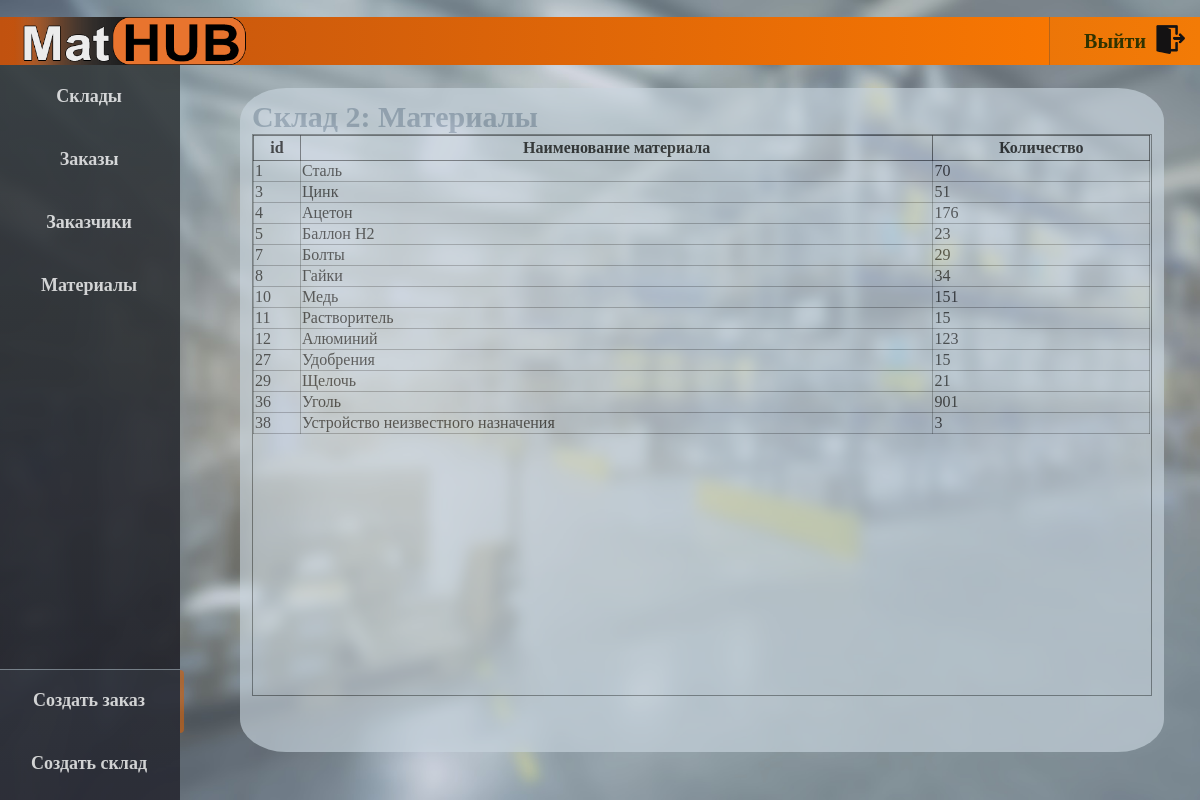
The page /storage/2 (signed in) on the database its author committed.
### mymain/models.py (models this page shows, shortened)
class Material (models.Model):
    material_name = models.CharField (max_length=50, blank=False)

### mymain/views.py (the view)
# urls.py: path('storage/<int:storage_id>', material_in_storage, name="storage"),
def material_in_storage (request, storage_id):
    material = Material_in.objects.select_related('order', 'material').values('material_name__id', 'material_name__material_name').filter(order__storage=storage_id).annotate(total_sum=models.aggregates.Sum('material_count'))
    data = {"materials": material,
            "storage_id": storage_id,
            "field_num": Fields_num()}
    return render(request, "storage_material.html", data)

### templates/storage_material.html
{% extends "index.html" %}
{% block content %}
<div class="container">
    <div>
        <h1 id="title"> Склад {{ storage_id }}: Материалы </h1>
    </div>
    <div id="table">
        <table class="info">
            <tbody>
            <tr><th>id</th><th>Наименование материала</th><th>Количество</th></tr>
        {% for i in materials %}
            <tr class="tr_active"><td>{{ i.material_name__id }}</td><td>{{ i.material_name__material_name }}</td><td>{{ i.total_sum }}</td></tr>
        {% endfor %}
{% endblock %}

### static/assets/css/style.css (style rules this page uses)
h1, h2, h3, h4, h5, h6 { margin: 0px; }
html { margin: 0; background: #73767c; background-image: url(../images/bg.jpg); background-repeat: no-repeat; background-attachment: fixed; -webkit-background-size: cover; -moz-background-size: cover; -o-background-size: cover; background-size: cover; font-family: Calibri; }
body { position: fixed; margin: auto; font-size: 15px; color: #000000; width: 100vw; }
.container { position: absolute; top: 11dvh; left: 20dvw; height: 80dvh; width: 75dvw; padding: 1%; border-radius: 5%; background: #c8d5dd; z-index: -50; opacity: 0.65; }
#title { font-size: 2.5dvw; color: #6D8296C0; }
#table { border: solid; border-width: 1px; border-color: rgba(0, 0, 0, .5); height: 70dvh; overflow-y: scroll; }
.info { border-collapse: collapse; height: auto; width: 99.9%; }
th { border: solid; border-width: 1px; height: 25px; border-color: #000000A0; }
td { border: solid; border-width: 1px; border-color: #00000050; }
.tr_active { color: #202020; transition: .2s; }

### rows shown on the page
Material: material_name__id "1", material_name__material_name "Сталь", total_sum "70"
Material: material_name__id "3", material_name__material_name "Цинк", total_sum "51"
Material: material_name__id "4", material_name__material_name "Ацетон", total_sum "176"
Material: material_name__id "5", material_name__material_name "Баллон H2", total_sum "23"
Material: material_name__id "7", material_name__material_name "Болты", total_sum "29"
Material: material_name__id "8", material_name__material_name "Гайки", total_sum "34"
Material: material_name__id "10", material_name__material_name "Медь", total_sum "151"
Material: material_name__id "11", material_name__material_name "Растворитель", total_sum "15"
Material: material_name__id "12", material_name__material_name "Алюминий", total_sum "123"
Material: material_name__id "27", material_name__material_name "Удобрения", total_sum "15"
Material: material_name__id "29", material_name__material_name "Щелочь", total_sum "21"
Material: material_name__id "36", material_name__material_name "Уголь", total_sum "901"
Material: material_name__id "38", material_name__material_name "Устройство неизвестного назначения", total_sum "3"

### other values the page prints
{{ storage_id }} "2"
